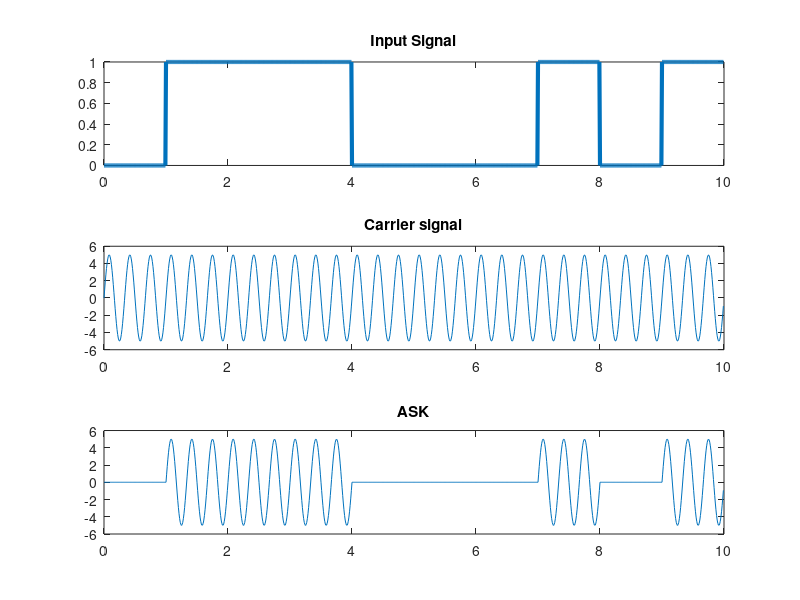

Write MATLAB code to recreate this figure.
close all;
clear all;
clc;
%bits=input("Enter bits: ");
bits = [0 1 1 1 0 0 0 1 0 1];
bitrate = 1;
fs = 100;

T = length(bits) * bitrate;
t = 0:1/fs:T-(1/fs);

for i = 1:length(bits)
  if bits(i) == 0
    x((i-1)*fs*bitrate+1:i*fs*bitrate) = zeros(1, fs*bitrate);
  else
    x((i-1)*fs*bitrate+1:i*fs*bitrate) = ones(1, fs*bitrate);
  end
end

subplot(3,1,1);
plot(t, x, 'linewidth', 3);
%ylim([-3, 3]);
title("Input Signal");

a = 5;
f = 3;

carrier = a * sin ( 2* pi * f * t);
subplot(3,1,2);
plot(t, carrier);
title("Carrier signal"); 


% Modulation
m = x.*carrier;
subplot(3,1,3);
plot(t, m);
title("ASK"); 
